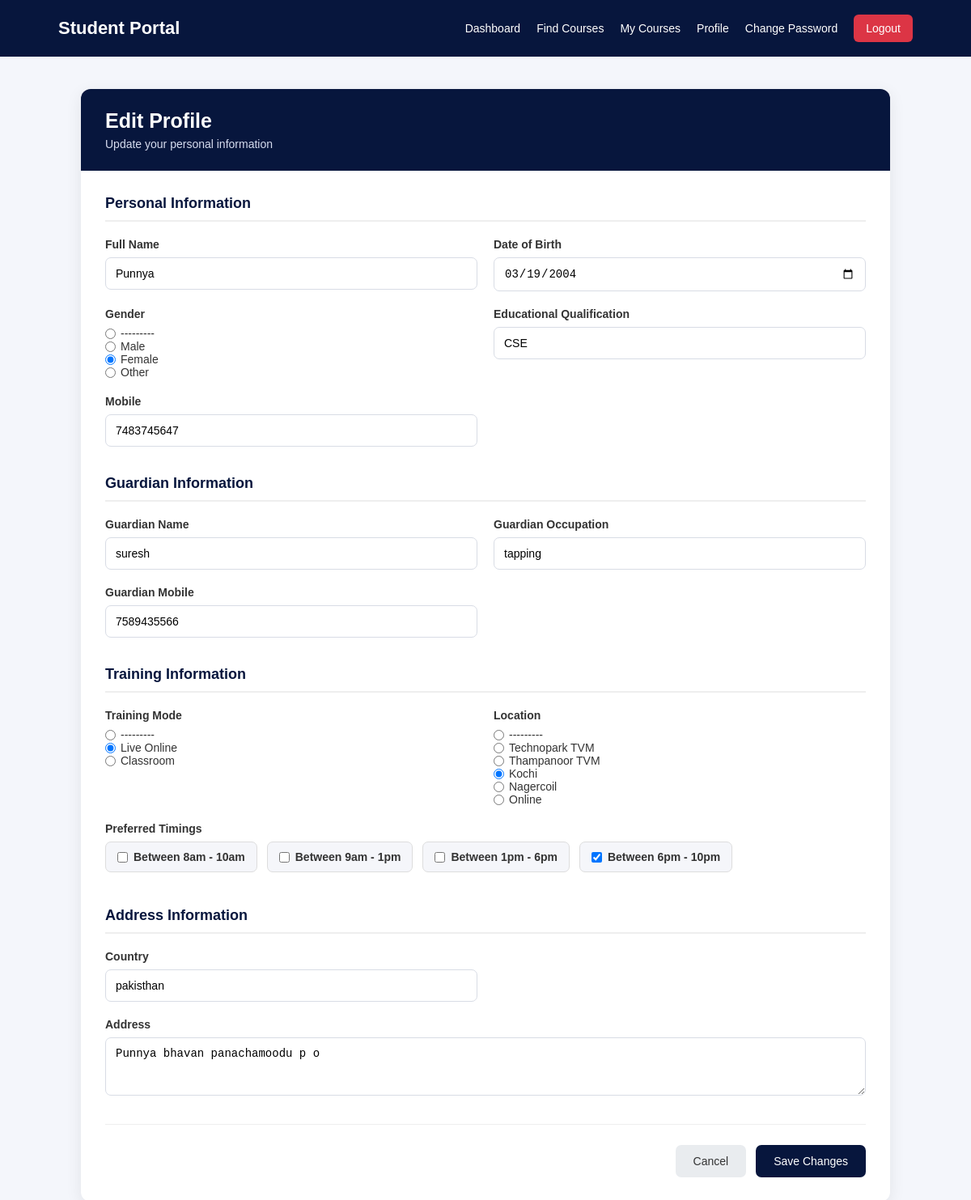
/student/profile/edit/ (signed in), run on the app's committed database.
### Registration/models.py (models this page shows, shortened)
class StudentRegistration(models.Model):
    GENDER_CHOICES = [
        ("male", "Male"),
        ("female", "Female"),
        ("other", "Other"),
    ]
    TRAINING_MODE_CHOICES = [
        ("online", "Live Online"),
        ("classroom", "Classroom"),
    ]
    LOCATION_CHOICES = [
        ("technopark", "Technopark TVM"),
        ("thampanoor", "Thampanoor TVM"),
        ("kochi", "Kochi"),
        ("nagercoil", "Nagercoil"),
        ("online", "Online"),
    ]
    TIMING_CHOICES = [
        ("8am-10am", "Between 8am - 10am"),
        ("9am-1pm", "Between 9am - 1pm"),
        ("1pm-6pm", "Between 1pm - 6pm"),
        ("6pm-10pm", "Between 6pm - 10pm"),
    ]
    full_name = models.CharField(max_length=100)
    date_of_birth = models.DateField()
    gender = models.CharField(max_length=10, choices=GENDER_CHOICES)
    educational_qualification = models.CharField(max_length=100, blank=True)
    mobile = models.CharField(max_length=15)
    email = models.EmailField(unique=True)
    guardian_name = models.CharField(max_length=100, blank=True)
    guardian_occupation = models.CharField(max_length=100, blank=True)
    guardian_mobile = models.CharField(max_length=15, blank=True)
    course = models.ForeignKey(CourseList, on_delete=models.PROTECT)
    training_mode = models.CharField(max_length=20, choices=TRAINING_MODE_CHOICES)
    location = models.CharField(max_length=20, choices=LOCATION_CHOICES)
    preferred_timings = models.JSONField(default=list)
    address = models.TextField(blank=True)
    country = models.CharField(max_length=100, blank=True)

### StudentLogin/views.py (the view)
# urls.py: path("profile/edit/",views.edit_profile,name="edit_profile"),
@login_required(login_url="student_login")
def edit_profile(request):
    student_account = request.user.student_account
    student = student_account.student
    if request.method == "POST":
        form = StudentProfileForm(request.POST, instance=student)
        if form.is_valid():
            form.save()
            return redirect("student_profile")
    else:
        form = StudentProfileForm(instance=student)
    return render(request, "pages/edit_profile.html", {
        "form": form,
        "student": student,
    })

### templates/pages/edit_profile.html (shortened to what this page needs)
<!DOCTYPE html>
<html lang="en">
<head>
</head>
<body>
    <nav class="navbar">
        <h2>Student Portal</h2>
        <div class="nav-links">
            <a href="{% url 'student_dashboard' %}">
                Dashboard
            </a>
            <a href="{% url 'course_search' %}">
                Find Courses
            </a>
            <a href="{% url 'picked_courses' %}">
                My Courses
            </a>
            <a href="{% url 'student_profile' %}">
                Profile
            </a>
            <a href="{% url 'change_password' %}">
                Change Password
            </a>
            <a href="{% url 'student_logout' %}" class="logout">
                Logout
            </a>
        </div>
    </nav>
    <main class="edit-container">
        <div class="edit-card">
            <div class="edit-header">
                <h1>Edit Profile</h1>
                <p>
                    Update your personal information
                </p>
            </div>
            <div class="edit-body">
                <form method="POST">
                    <section class="form-section">
                        <h3 class="section-title">
                            Personal Information
                        </h3>
                        <div class="form-grid">
                            <div class="form-group">
                                <label>
                                    Full Name
                                </label>
                                {{ form.full_name }}
                            </div>
                            <div class="form-group">
                                <label>
                                    Date of Birth
                                </label>
                                {{ form.date_of_birth }}
                            </div>
                            <div class="form-group">
                                <label>
                                    Gender
                                </label>
                                <div class="radio-group">
                                    {{ form.gender }}
                                </div>
                            </div>
                            <div class="form-group">
                                <label>
                                    Educational Qualification
                                </label>
                                {{ form.educational_qualification }}
                            </div>
                            <div class="form-group">
                                <label>
                                    Mobile
                                </label>
                                {{ form.mobile }}
                            </div>
                        </div>
                    </section>
                    <section class="form-section">
                        <h3 class="section-title">
                            Guardian Information
                        </h3>
                        <div class="form-grid">
                            <div class="form-group">
                                <label>
                                    Guardian Name
                                </label>
                                {{ form.guardian_name }}
                            </div>
                            <div class="form-group">
                                <label>
                                    Guardian Occupation
                                </label>
                                {{ form.guardian_occupation }}
                            </div>
                            <div class="form-group">
                                <label>
                                    Guardian Mobile
                                </label>
                                {{ form.guardian_mobile }}
                            </div>
                        </div>
                    </section>
                    <section class="form-section">
                        <h3 class="section-title">
                            Training Information
                        </h3>
                        <div class="form-grid">
                            <div class="form-group">
                                <label>
                                    Training Mode
                                </label>
                                <div class="radio-group">
                                    {{ form.training_mode }}
                                </div>
                            </div>
                            <div class="form-group">
                                <label>
                                    Location
                                </label>
                                <div class="radio-group">
                                    {{ form.location }}
                                </div>
                            </div>
                            <div class="form-group full-width">
                                <label>
                                    Preferred Timings
                                </label>
                                <div class="checkbox-group">
                                    {% for checkbox in form.preferred_timings %}
                                        <label class="checkbox-item">
                                            {{ checkbox.tag }}
                                            {{ checkbox.choice_label }}
                                        </label>
                                    {% endfor %}
                                </div>
                            </div>
                        </div>
                    </section>
                    <section class="form-section">
                        <h3 class="section-title">
                            Address Information
                        </h3>
                        <div class="form-grid">
                            <div class="form-group">
                                <label>
                                    Country
                                </label>
                                {{ form.country }}
                            </div>
                            <div class="form-group full-width">
                                <label>
                                    Address
                                </label>
                                {{ form.address }}
                            </div>
                        </div>
                    </section>
                    <div class="form-actions">
                        <a
                            href="{% url 'student_profile' %}"
                            class="btn cancel-btn"
                        >
                            Cancel
                        </a>
                        <button
                            type="submit"
                            class="btn save-btn"
                        >
                            Save Changes
                        </button>
                    </div>
                </form>
            </div>
        </div>
    </main>
</body>
</html>

### templates/pages/edit_profile.html (style rules this page uses)
* { margin: 0; padding: 0; box-sizing: border-box; }
body { font-family: Arial, sans-serif; background: #f4f6fb; color: #222; min-height: 100vh; }
.navbar { background: #07163d; padding: 18px 6%; display: flex; justify-content: space-between; align-items: center; }
.navbar h2 { color: white; font-size: 22px; }
.nav-links { display: flex; gap: 20px; align-items: center; }
.nav-links a { color: white; text-decoration: none; font-size: 14px; }
.logout { background: #dc3545; padding: 9px 15px; border-radius: 6px; }
.edit-container { width: 90%; max-width: 1000px; margin: 40px auto; }
.edit-card { background: white; border-radius: 12px; box-shadow: 0 5px 20px rgba(0, 0, 0, 0.08); overflow: hidden; }
.edit-header { background: #07163d; color: white; padding: 25px 30px; }
.edit-header h1 { font-size: 25px; margin-bottom: 6px; }
.edit-header p { color: #d7dcef; font-size: 14px; }
.edit-body { padding: 30px; }
.form-section { margin-bottom: 35px; }
.section-title { color: #07163d; font-size: 18px; margin-bottom: 20px; padding-bottom: 10px; border-bottom: 2px solid #eeeeee; }
.form-grid { display: grid; grid-template-columns: repeat(2, 1fr); gap: 20px; }
.form-group { display: flex; flex-direction: column; }
.form-group.full-width { grid-column: 1 / -1; }
.form-group label { font-size: 14px; font-weight: 600; margin-bottom: 8px; color: #333; }
.form-group input, .form-group select, .form-group textarea { width: 100%; padding: 11px 12px; border: 1px solid #d8dce5; border-radius: 7px; font-size: 14px; outline: none; background: white; }
.radio-group { display: flex; flex-wrap: wrap; gap: 15px; }
.radio-group label { display: flex; align-items: center; gap: 6px; font-weight: normal; margin: 0; }
.radio-group input { width: auto; }
.checkbox-group { display: flex; flex-wrap: wrap; gap: 12px; }
.checkbox-item { background: #f5f6fa; border: 1px solid #ddd; padding: 10px 14px; border-radius: 7px; display: flex; align-items: center; gap: 7px; font-size: 14px; }
.checkbox-item input { width: auto; }
.form-actions { display: flex; justify-content: flex-end; gap: 12px; margin-top: 10px; padding-top: 25px; border-top: 1px solid #eeeeee; }
.btn { text-decoration: none; border: none; padding: 12px 22px; border-radius: 7px; font-size: 14px; cursor: pointer; }
.cancel-btn { background: #e9ecef; color: #333; }
.save-btn { background: #07163d; color: white; }

### data on the page
StudentRegistration: full_name "Punnya", date_of_birth "03/19/2004", gender "☐ --------- ☐ Male ☑ Female ☐ Other", educational_qualification "CSE", mobile "7483745647", guardian_name "suresh", guardian_occupation "tapping", guardian_mobile "7589435566", training_mode "☐ --------- ☑ Live Online ☐ Classroom", location "☐ --------- ☐ Technopark TVM ☐ Thampanoor TVM ☑ Kochi ☐ Nagercoil ☐ Online", country "pakisthan", address "Punnya bhavan panachamoodu p o"

### other printed values
{{ checkbox.choice_label }} "Between 8am - 10am" "Between 9am - 1pm" "Between 1pm - 6pm" "Between 6pm - 10pm"
